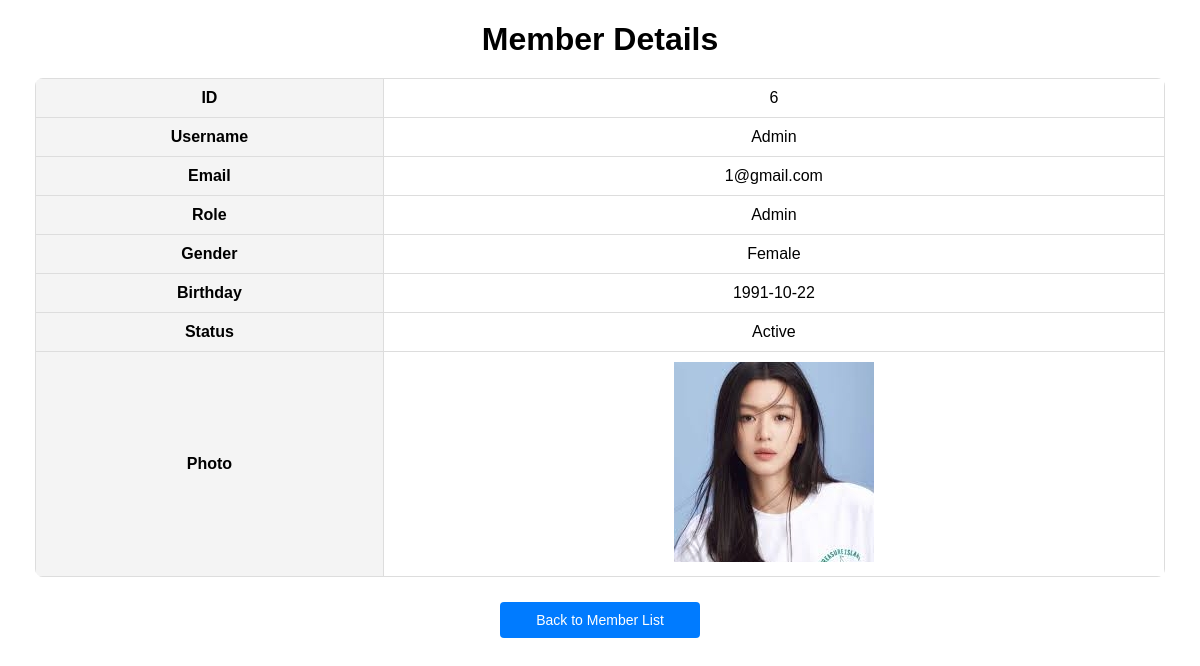
Before: /admin/memberDetails.php?user_id=6 (signed in) with the older database file.
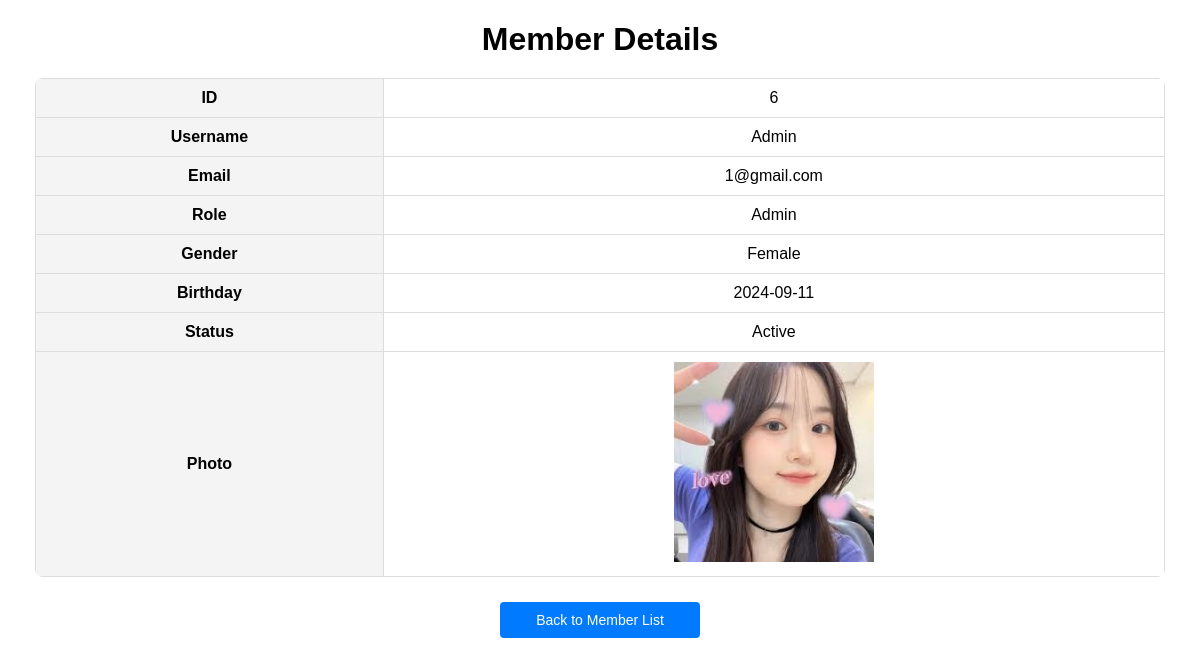
After: the same page with the newer database file.
### tables this page shows
CREATE TABLE `user` (
  `user_id` int(11) NOT NULL AUTO_INCREMENT,
  `name` varchar(100) NOT NULL,
  `email` varchar(100) NOT NULL,
  `password` varchar(100) NOT NULL,
  `gender` varchar(10) NOT NULL,
  `birthday` date NOT NULL,
  `photo` varchar(100) NOT NULL,
  `role` varchar(100) NOT NULL,
  `status` varchar(20) NOT NULL,
  `failed_attempts` int(11) DEFAULT 0,
  `last_failed_attempt` datetime DEFAULT NULL,
  `banned_until` datetime DEFAULT NULL,
  `last_login_time` datetime DEFAULT NULL,
  `login_count` int(11) DEFAULT 0,
  `last_login_event_time` datetime DEFAULT NULL,
  `deactivated_at` datetime DEFAULT NULL,
  `remember_token` varchar(64) DEFAULT NULL,
  `remember_token_expiry` datetime DEFAULT NULL,
  PRIMARY KEY (`user_id`),
  UNIQUE KEY `email` (`email`)
);

### admin/memberDetails.php (the view, shortened to what this page needs)
<?php
include '../_base.php';
include '../_head.php';
$user_id = isset($_GET['user_id']) ? trim($_GET['user_id']) : '';
$stm = $_db->prepare('SELECT * FROM user WHERE user_id = ?');
$stm->execute([$user_id]);
$member = $stm->fetch(PDO::FETCH_OBJ);
$page = isset($_GET['page']) ? (int)$_GET['page'] : 1;
$search_query = isset($_GET['search']) ? trim($_GET['search']) : '';
?>
<!DOCTYPE html>
<html lang="en">
<head>
    <link rel="stylesheet" href="../css/memberList.css">
</head>
<body>
    <div class="container">
        <h1>Member Details</h1>
        <?php if ($member): ?>
            <table>
                <tr>
                    <th>ID</th>
                    <td><?= htmlspecialchars($member->user_id) ?></td>
                </tr>
                <tr>
                    <th>Username</th>
                    <td><?= htmlspecialchars($member->name) ?></td>
                </tr>
                <tr>
                    <th>Email</th>
                    <td><?= htmlspecialchars($member->email) ?></td>
                </tr>
                <tr>
                    <th>Role</th>
                    <td><?= htmlspecialchars($member->role) ?></td>
                </tr>
                <tr>
                    <th>Gender</th>
                    <td><?= htmlspecialchars($member->gender) ?></td>
                </tr>
                <tr>
                    <th>Birthday</th>
                    <td><?= htmlspecialchars($member->birthday) ?></td>
                </tr>
                <tr>
                    <th>Status</th>
                    <td><?= htmlspecialchars($member->status) ?></td>
                </tr>
                <tr>
                    <th>Photo</th>
                    <td>
                        <?php if ($member->photo): ?>
                            <img src="../uploads/<?= htmlspecialchars($member->photo) ?>" alt="Member Photo">
                        <?php else: ?>
                            No photo available
                        <?php endif; ?>
                    </td>
                </tr>
            </table>
        <?php else: ?>
            <p>Member details not found.</p>
        <?php endif; ?>
        <div class="action-buttons">
        <a href="memberList.php?page=<?= $page ?>&search=<?= urlencode($search_query) ?>">
            <button>Back to Member List</button>
        </a>
        </div>
    </div>
</body>
</html>

### _head.php (shortened to what this page needs)
<!DOCTYPE html>
<html lang="en">
<head>
    <link rel="stylesheet" href="/css/image.css">
</head>
<body>
    <main>

### css/memberList.css (style rules this page uses)
body { font-family: Arial, sans-serif; margin: 20px; }
h1 { text-align: center; margin-bottom: 20px; }
.container { max-width: 1200px; margin: auto; padding: 0 15px; }
button { background-color: #007bff; color: white; border: none; padding: 10px; text-align: center; display: inline-block; font-size: 14px; margin: 2px 1px; cursor: pointer; border-radius: 4px; }
table { width: 100%; border-collapse: collapse; margin-bottom: 20px; border-radius: 8px; overflow: hidden; }
th, td { padding: 10px; text-align: center; border: 1px solid #ddd; }
th { background-color: #f4f4f4; }
.action-buttons { text-align: center; margin: 20px 0; }
.action-buttons a button { width: 200px; margin: 5px; }

Changed rows visible on the page:
changed user "Admin": birthday "1991-10-22" → "2024-09-11"; photo: a different picture
